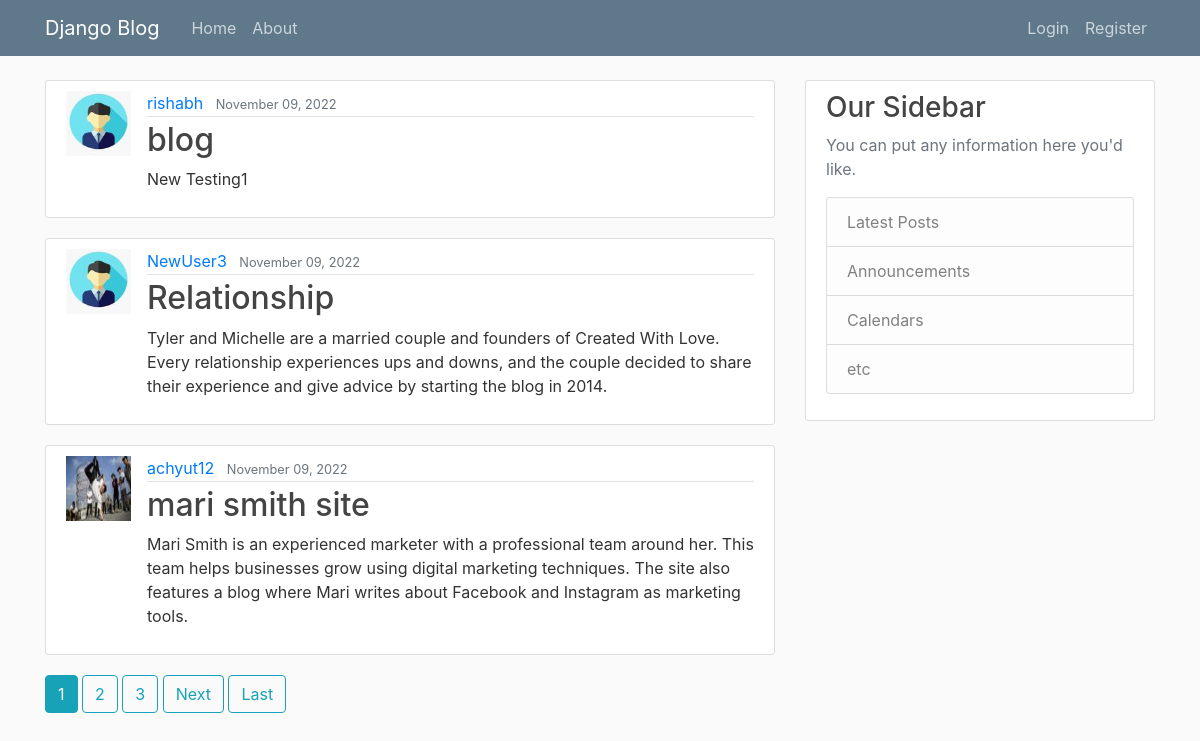
The page / on the database its author committed.
### blog/models.py (models this page shows, shortened)
class Post(models.Model):
    title = models.CharField(max_length=100)
    content = models.TextField()
    date_posted = models.DateTimeField(default=timezone.now)
    author = models.ForeignKey(User, on_delete=models.CASCADE)

### users/models.py (models this page shows, shortened)
class Profile(models.Model):
    user = models.OneToOneField(User, on_delete=models.CASCADE)
    image = models.ImageField(default='default.jpg', upload_to='profile_pics', blank=True, null=True)

### blog/views.py (the view)
# urls.py: path('', PostListView.as_view(), name='blog-home'),
class PostListView(ListView):
    model = Post
    template_name = 'blog/home.html'
    context_object_name = 'posts'
    ordering = ['-date_posted']
    paginate_by = 3

### blog/templates/blog/home.html (shortened to what this page needs)
{% extends "blog/base.html" %}
{% block content %}
    {% for post in posts %}
        <article class="media content-section">
            <img class="rounder-circle article-img" src="{{ post.author.profile.image.url }}">
            <div class="media-body">
            <div class="article-metadata">
                <a class="mr-2" href="{% url 'user-posts' post.author.username %}">{{ post.author }}</a>
                <small class="text-muted">{{ post.date_posted|date:"F d, Y" }}</small>
            </div>
            <h2><a class="article-title" href="{% url 'post-detail' post.id %}">{{ post.title }}</a></h2>
            <p class="article-content">{{ post.content }}</p>
            </div>
        </article>
    {% endfor %}
    {% if is_paginated %}
        {% for num in page_obj.paginator.page_range %}
            {% if page_obj.number == num %}
                <a class="btn btn-info mb-4" href="?page={{ num }}">{{ num }}</a>
            {% elif num > page_obj.number|add:'-3' and num < page_obj.number|add:'3' %}
                <a class="btn btn-outline-info mb-4" href="?page={{ num }}">{{ num }}</a>
            {% endif %}
        {% endfor %}
        {% if page_obj.has_next %}
            <a class="btn btn-outline-info mb-4" href="?page={{ page_obj.next_page_number }}">Next</a>
            <a class="btn btn-outline-info mb-4" href="?page={{ page_obj.paginator.num_pages }}">Last</a>
        {% endif %}
    {% endif %}
{% endblock content %}

### blog/templates/blog/base.html (shortened to what this page needs)
{% load static %}
<!DOCTYPE html>
<html>
    <head>
        <link rel="stylesheet" href="https://cdn.jsdelivr.net/npm/bootstrap@4.0.0/dist/css/bootstrap.min.css">
        <link rel="stylesheet" type="text/css" href="{% static 'blog/main.css' %}">
    </head>
    <body>
        <header class="site-header">
            <nav class="navbar navbar-expand-md navbar-dark bg-steel fixed-top">
                <div class="container">
                    <a class="navbar-brand mr-4" href="/">Django Blog</a>
                    <div class="collapse navbar-collapse" id="navbarToggle">
                        <div class="navbar-nav mr-auto">
                            <a class="nav-item nav-link" href="/">Home</a>
                            <a class="nav-item nav-link" href="/about">About</a>
                        </div>
                        <div class="navbar-nav">
                            {% if user.is_authenticated %}
                                <a class="nav-item nav-link" href="{% url 'post-create' %}">New Post</a>
                                <a class="nav-item nav-link" href="{% url 'profile' %}">Profile</a>
                                <a class="nav-item nav-link" href="{% url 'logout' %}">Logout</a>
                            {% else %}
                                <a class="nav-item nav-link" href="{% url 'login' %}">Login</a>
                                <a class="nav-item nav-link" href="{% url 'register' %}">Register</a>
                            {% endif %}
                        </div>
                    </div>
                </div>
            </nav>
        </header>
        <main role="main" class="container">
            <div class="row">
                <div class="col-md-8">
                    {% block content %}{% endblock %}
                </div>
                <div class="col-md-4">
                    <div class="content-section">
                        <h3>Our Sidebar</h3>
                        <p class='text-muted'>You can put any information here you'd like.
                        <ul class="list-group">
                            <li class="list-group-item list-group-item-light">Latest Posts</li>
                            <li class="list-group-item list-group-item-light">Announcements</li>
                            <li class="list-group-item list-group-item-light">Calendars</li>
                            <li class="list-group-item list-group-item-light">etc</li>
                        </ul>
                        </p>
                    </div>
                </div>
            </div>
        </main>
    </body>
</html>

### blog/static/blog/main.css (style rules this page uses)
body { background: #fafafa; color: #333333; margin-top: 5rem; }
h1, h2, h3, h4, h5, h6 { color: #444444; }
ul { margin: 0; }
.bg-steel { background-color: #5f788a; }
.site-header .navbar-nav .nav-link { color: #cbd5db; }
.content-section { background: #ffffff; padding: 10px 20px; border: 1px solid #dddddd; border-radius: 3px; margin-bottom: 20px; }
.article-title { color: #444444; }
.article-content { white-space: pre-line; }
.article-img { height: 65px; width: 65px; margin-right: 16px; }
.article-metadata { padding-bottom: 1px; margin-bottom: 4px; border-bottom: 1px solid #e3e3e3 }

### rows shown on the page
Post: author.profile.image (placeholder picture), author "rishabh", date_posted "November 09, 2022", title "blog", content "New Testing1"
Post: author.profile.image (placeholder picture), author "NewUser3", date_posted "November 09, 2022", title "Relationship", content "Tyler and Michelle are a married couple and founders of Created With Love. Every relationship experiences ups and downs, and the couple decided to share their experience and give advice by starting the blog in 2014."
Post: author.profile.image (picture), author "achyut12", date_posted "November 09, 2022", title "mari smith site", content "Mari Smith is an experienced marketer with a professional team around her. This team helps businesses grow using digital marketing techniques. The site also features a blog where Mari writes about Facebook and Instagram as marketing tools."

### other values the page prints
{{ num }} "1"
{{ num }} "2" "3"
